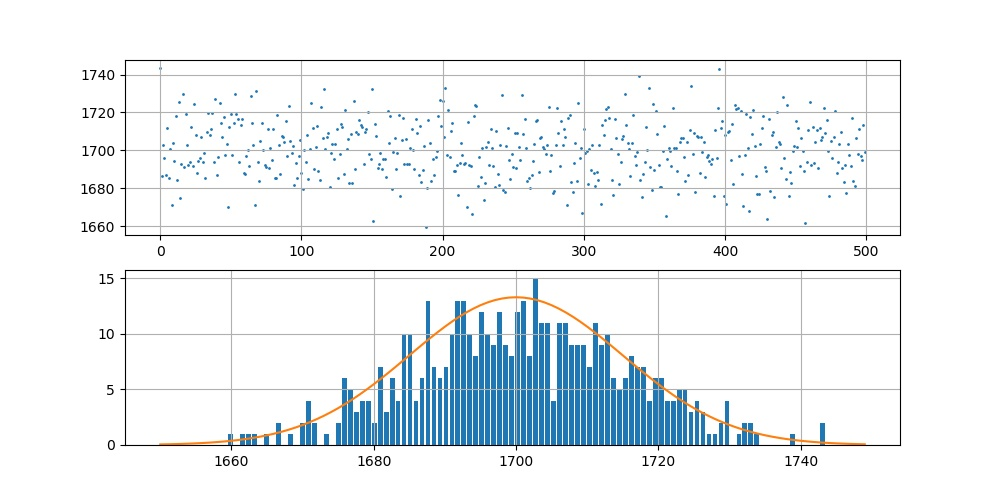
#> input picture tdd_test/tiny_dancer/handwriting/test/py/src.jpg, 1000 x 500 px
$ python pillow_test.py
#> lines starting #> are read from the running program, lines starting #| are printed output that depends on the picture
# encoding: utf-8
from PIL import Image


def line():
    im = Image.open('src.jpg')
#> im is the input picture: PIL image 1000x500 RGB; mean R, G, B 237.5, 242.1, 244.6

    out = im.resize((128, 128))
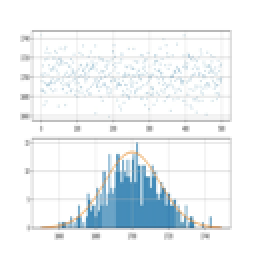
#> out: PIL image 128x128 RGB (shown 2 times larger); mean R, G, B 237.2, 241.8, 244.3
    out = im.rotate(45)
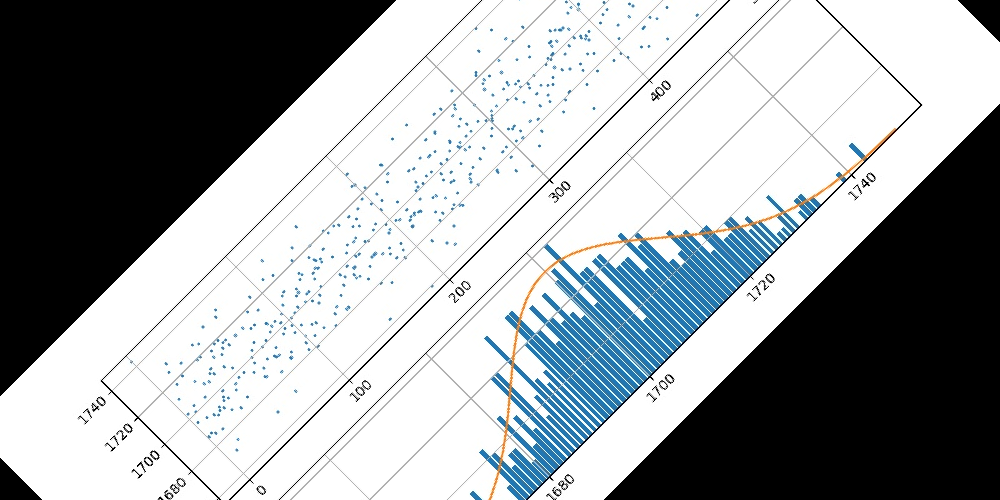
#> out: PIL image 1000x500 RGB; mean R, G, B 158, 162.4, 164.9
    out.save('line.jpg')
    im.close()

line()

# 转化为黑白图
def blackWrite(img):
    pixdata = img.load()

    for y in xrange(img.size[1]):
        for x in xrange(img.size[0]):
           pixdata[x, y] = (255, 255, 255, 0)
    img.save('black.png')


im = Image.open('src.jpg')
im = im.convert("RGBA")
blackWrite(im)
im.close()
